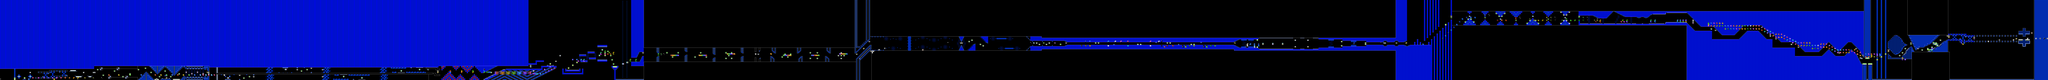

A 2D game scene composited from a Tiled map and its tileset images. What follows is a short description and the map's XML, with each tile layer's data collapsed to a summary:
An orthogonal 1457x57 tile map with 16x16 px tiles, 2 tile layers (SP, ...), 2 tilesets, 2 image layers.

<map version="1.10" tiledversion="1.11.2" orientation="orthogonal" renderorder="right-down" width="1457" height="57" tilewidth="16" tileheight="16" infinite="0" nextlayerid="5" nextobjectid="1">
 <editorsettings>
  <chunksize width="16" height="27" />
  <export target="../LEVELS/LEVEL DATA/lvlset_C/slaughterhouse.csv" format="csv" />
 </editorsettings>
 <tileset firstgid="1" name="famidash" tilewidth="16" tileheight="16" tilecount="256" columns="16">
  <image source="../../../GRAPHICS/famidash.bmp" width="256" height="256" />
 </tileset>
 <tileset firstgid="257" name="sprites" tilewidth="16" tileheight="16" tilecount="256" columns="16">
  <image source="../../../GRAPHICS/sprites.png" width="256" height="256" />
 </tileset>
 <imagelayer id="3" name="Image Layer 1" offsetx="0" offsety="480" parallaxx="0.9" parallaxy="0.9" repeatx="1" repeaty="1">
  <image source="../../../GRAPHICS/Old/parallax Blue.bmp" width="144" height="72" />
 </imagelayer>
 <imagelayer id="4" name="Image Layer 2" offsetx="0" offsety="912" repeatx="1">
  <image source="../../../GRAPHICS/ground.bmp" width="64" height="128" />
 </imagelayer>
 <layer id="1" width="1457" height="57">
  <data>[83049 cells, 68228 non-empty, 135 distinct tile ids]</data>
 </layer>
 <layer id="2" name="SP" width="1457" height="57">
  <data>[83049 cells, 691 non-empty, 116 distinct tile ids]</data>
 </layer>
</map>
